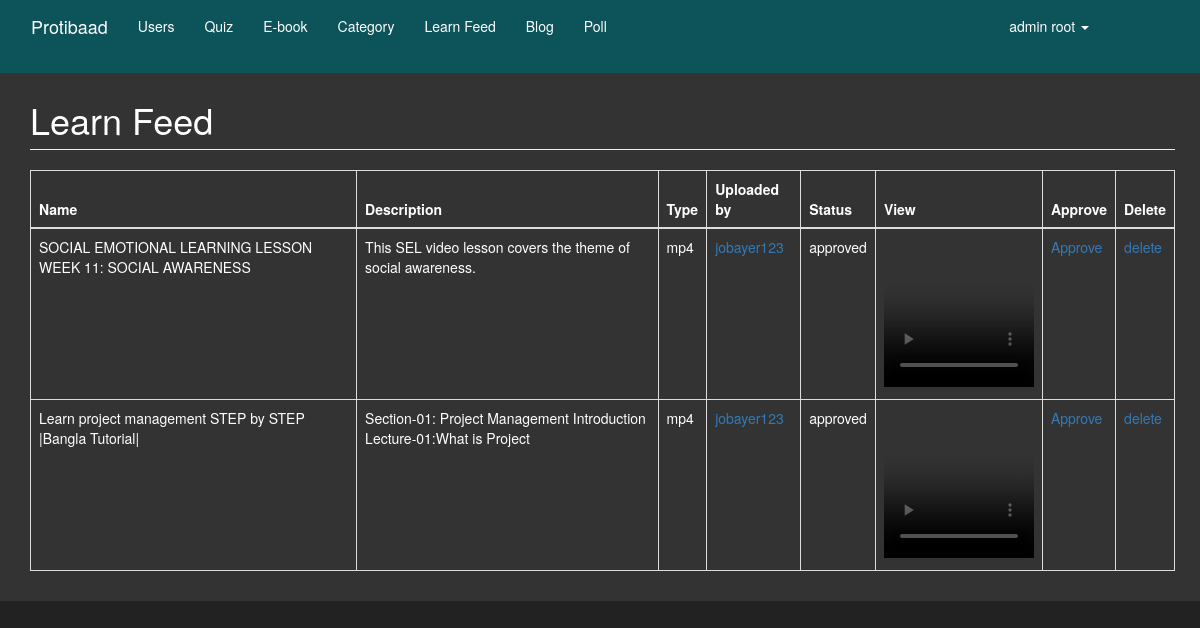
The page /dashboard/adminlearnfeed.php (signed in) on the database its author committed.
### tables this page shows
CREATE TABLE `videos` (
  `file_id` int(11) NOT NULL,
  `title` varchar(225) NOT NULL,
  `description` longtext NOT NULL,
  `file_type` varchar(255) DEFAULT NULL,
  `file` varchar(225) DEFAULT NULL,
  `file_uploader` varchar(255) DEFAULT NULL,
  `status` varchar(225) NOT NULL DEFAULT 'not approved yet'
);

### dashboard/adminlearnfeed.php (the view, shortened to what this page needs)
<?php include('includes/adminheader.php');  ?>
<div id="wrapper">
    <?php include 'includes/adminnav.php'; ?>
    <div id="page-wrapper" style="background-color: #333;">
        <div class="container-fluid">
            <div class="row">
                <div class="col-lg-12">
                    <h1 class="page-header" style="color:#fff;">
                        Learn Feed
                    </h1>
                    <?php if ($_SESSION['role'] == 'admin') {
                    ?>
                        <div class="row">
                            <div class="col-lg-12">
                                <div class="table-responsive">
                                    <form action="" method="post">
                                        <table class="table table-bordered " style="color:#fff;" >
                                            <thead>
                                                <tr>
                                                    <th>Name</th>
                                                    <th>Description</th>
                                                    <th>Type </th>
                                                    <th>Uploaded by </th>
                                                    <th>Status</th>
                                                    <th>View</th>
                                                    <th>Approve</th>
                                                    <th>Delete</th>
                                                </tr>
                                            </thead>
                                            <tbody>
                                                <?php
                                                $query = "SELECT * FROM videos ORDER BY file_id DESC";
                                                $run_query = mysqli_query($conn, $query) or die(mysqli_error($conn));
                                                if (mysqli_num_rows($run_query) > 0) {
                                                    while ($row = mysqli_fetch_array($run_query)) {
                                                        $file_id = $row['file_id'];
                                                        $file_name = $row['title'];
                                                        $file_description = $row['description'];
                                                        $file_type = $row['file_type'];
                                                        $file_uploader = $row['file_uploader'];
                                                        $file_status = $row['status'];
                                                        $file = $row['file'];
                                                        echo "<tr>";
                                                        echo "<td>$file_name</td>";
                                                        echo "<td>$file_description</td>";
                                                        echo "<td>$file_type</td>";
                                                        echo "<td><a href='viewprofile.php?name=$file_uploader' target='_blank'> $file_uploader </a></td>";
                                                        echo "<td>$file_status</td>";
                                                        echo '<td><video width="150" height="150" autoplay controls>
                                              <source src="learnfeed/videos/' . $file . '" type="video/mp4">
                                            Your browser does not support the video tag.
                                            </video></td>';
                                                        echo "<td><a onClick=\"javascript: return confirm('Are you sure you want to approve this note?')\"href='?approve=$file_id'><i class='fa fa-times' style='color: red;'></i>Approve</a></td>";
                                                        echo "<td><a onClick=\"javascript: return confirm('Are you sure you want to delete this post?')\" href='?del=$file_id'><i class='fa fa-times' style='color: red;'></i>delete</a></td>";
                                                        echo "</tr>";
                                                    }
                                                }
                                                ?>
                                            </tbody>
                                        </table>
                                    </form>
                                </div>
                            </div>
                        </div>
                    <?php
                    }
                    ?>
                    </body>
                    </html>

### dashboard/css/sb-admin.css (style rules this page uses)
body { margin-top: 100px; background-color: #222; }
@media (min-width: 768px) { body { margin-top: 50px; } }
#wrapper { padding-left: 0; }
#page-wrapper { width: 100%; padding: 0; background-color: #fff; }
@media (min-width: 768px) { #wrapper { padding-left: 5px; } }
@media (min-width: 768px) { #page-wrapper { padding: 10px; } }

### rows shown on the page
videos: title "SOCIAL EMOTIONAL LEARNING LESSON WEEK 11: SOCIAL AWARENESS", description "This SEL video lesson covers the theme of social awareness.", file_type "mp4", file_uploader "jobayer123", status "approved"
videos: title "Learn project management STEP by STEP |Bangla Tutorial|", description "Section-01: Project Management Introduction Lecture-01:What is Project", file_type "mp4", file_uploader "jobayer123", status "approved"

### other values the page prints
$_SESSION['name'] "admin root"
